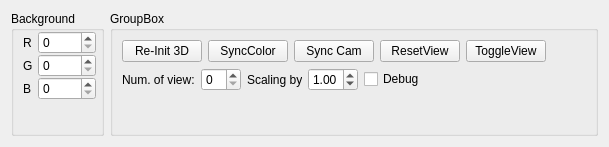
          <widget class="QWidget" name="tab_5">
           <attribute name="title">
            <string>Config 3D</string>
           </attribute>
           <layout class="QHBoxLayout" name="horizontalLayout_8">
            <item>
             <widget class="QGroupBox" name="groupBox_10">
              <property name="maximumSize">
               <size>
                <width>150</width>
                <height>125</height>
               </size>
              </property>
              <property name="title">
               <string>Background</string>
              </property>
              <layout class="QFormLayout" name="formLayout_2">
               <property name="fieldGrowthPolicy">
                <enum>QFormLayout::AllNonFixedFieldsGrow</enum>
               </property>
               <property name="horizontalSpacing">
                <number>5</number>
               </property>
               <property name="verticalSpacing">
                <number>0</number>
               </property>
               <property name="topMargin">
                <number>0</number>
               </property>
               <property name="rightMargin">
                <number>5</number>
               </property>
               <property name="bottomMargin">
                <number>0</number>
               </property>
               <item row="0" column="0">
                <widget class="QLabel" name="label_4">
                 <property name="text">
                  <string>R</string>
                 </property>
                </widget>
               </item>
               <item row="0" column="1">
                <widget class="QSpinBox" name="sp_BGRed">
                 <property name="maximum">
                  <number>255</number>
                 </property>
                </widget>
               </item>
               <item row="1" column="0">
                <widget class="QLabel" name="label_5">
                 <property name="text">
                  <string>G</string>
                 </property>
                </widget>
               </item>
               <item row="1" column="1">
                <widget class="QSpinBox" name="sp_BGGreen">
                 <property name="maximum">
                  <number>255</number>
                 </property>
                </widget>
               </item>
               <item row="2" column="0">
                <widget class="QLabel" name="label_6">
                 <property name="text">
                  <string>B</string>
                 </property>
                </widget>
               </item>
               <item row="2" column="1">
                <widget class="QSpinBox" name="sp_BGBlue">
                 <property name="maximum">
                  <number>255</number>
                 </property>
                </widget>
               </item>
               <item row="3" column="1">
                <spacer name="verticalSpacer_5">
                 <property name="orientation">
                  <enum>Qt::Vertical</enum>
                 </property>
                 <property name="sizeHint" stdset="0">
                  <size>
                   <width>20</width>
                   <height>40</height>
                  </size>
                 </property>
                </spacer>
               </item>
              </layout>
             </widget>
            </item>
            <item>
             <widget class="QGroupBox" name="groupBox_2">
              <property name="minimumSize">
               <size>
                <width>400</width>
                <height>0</height>
               </size>
              </property>
              <property name="maximumSize">
               <size>
                <width>65000</width>
                <height>125</height>
               </size>
              </property>
              <property name="title">
               <string>GroupBox</string>
              </property>
              <layout class="QVBoxLayout" name="verticalLayout">
               <item>
                <layout class="QHBoxLayout" name="horizontalLayout_12">
                 <property name="topMargin">
                  <number>0</number>
                 </property>
                 <property name="rightMargin">
                  <number>0</number>
                 </property>
                 <property name="bottomMargin">
                  <number>0</number>
                 </property>
                 <item>
                  <widget class="QPushButton" name="btn_ReinitView">
                   <property name="text">
                    <string>Re-Init 3D</string>
                   </property>
                  </widget>
                 </item>
                 <item>
                  <widget class="QPushButton" name="btn_ColorRangeSync">
                   <property name="text">
                    <string>SyncColor</string>
                   </property>
                  </widget>
                 </item>
                 <item>
                  <widget class="QPushButton" name="btn_CameraSync">
                   <property name="maximumSize">
                    <size>
                     <width>100</width>
                     <height>16777215</height>
                    </size>
                   </property>
                   <property name="text">
                    <string>Sync Cam</string>
                   </property>
                  </widget>
                 </item>
                 <item>
                  <widget class="QPushButton" name="btn_ResetView">
                   <property name="maximumSize">
                    <size>
                     <width>100</width>
                     <height>16777215</height>
                    </size>
                   </property>
                   <property name="text">
                    <string>ResetView</string>
                   </property>
                  </widget>
                 </item>
                 <item>
                  <widget class="QPushButton" name="btn_ToggleView">
                   <property name="text">
                    <string>ToggleView</string>
                   </property>
                  </widget>
                 </item>
                 <item>
                  <spacer name="horizontalSpacer_5">
                   <property name="orientation">
                    <enum>Qt::Horizontal</enum>
                   </property>
                   <property name="sizeHint" stdset="0">
                    <size>
                     <width>40</width>
                     <height>20</height>
                    </size>
                   </property>
                  </spacer>
                 </item>
                </layout>
               </item>
               <item>
                <layout class="QHBoxLayout" name="horizontalLayout_13">
                 <property name="bottomMargin">
                  <number>0</number>
                 </property>
                 <item>
                  <widget class="QLabel" name="label">
                   <property name="text">
                    <string>Num. of view:</string>
                   </property>
                  </widget>
                 </item>
                 <item>
                  <widget class="QSpinBox" name="spb_CurrentView">
                   <property name="maximumSize">
                    <size>
                     <width>40</width>
                     <height>16777215</height>
                    </size>
                   </property>
                  </widget>
                 </item>
                 <item>
                  <widget class="QLabel" name="label_7">
                   <property name="maximumSize">
                    <size>
                     <width>55</width>
                     <height>16777215</height>
                    </size>
                   </property>
                   <property name="text">
                    <string>Scaling by:</string>
                   </property>
                  </widget>
                 </item>
                 <item>
                  <widget class="QDoubleSpinBox" name="ScaleFactor">
                   <property name="maximumSize">
                    <size>
                     <width>50</width>
                     <height>16777215</height>
                    </size>
                   </property>
                   <property name="singleStep">
                    <double>0.500000000000000</double>
                   </property>
                   <property name="value">
                    <double>1.000000000000000</double>
                   </property>
                  </widget>
                 </item>
                 <item>
                  <widget class="QCheckBox" name="chk_Debug">
                   <property name="text">
                    <string>Debug</string>
                   </property>
                  </widget>
                 </item>
                 <item>
                  <spacer name="horizontalSpacer_4">
                   <property name="orientation">
                    <enum>Qt::Horizontal</enum>
                   </property>
                   <property name="sizeHint" stdset="0">
                    <size>
                     <width>40</width>
                     <height>20</height>
                    </size>
                   </property>
                  </spacer>
                 </item>
                </layout>
               </item>
               <item>
                <spacer name="verticalSpacer_3">
                 <property name="orientation">
                  <enum>Qt::Vertical</enum>
                 </property>
                 <property name="sizeHint" stdset="0">
                  <size>
                   <width>20</width>
                   <height>40</height>
                  </size>
                 </property>
                </spacer>
               </item>
              </layout>
             </widget>
            </item>
           </layout>
          </widget>
